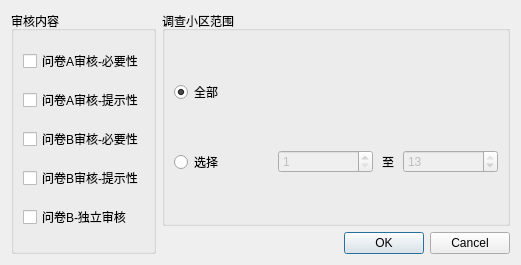
<?xml version="1.0" encoding="UTF-8"?>
<ui version="4.0">
 <class>questionCheck</class>
 <widget class="QDialog" name="questionCheck">
  <property name="geometry">
   <rect>
    <x>0</x>
    <y>0</y>
    <width>521</width>
    <height>265</height>
   </rect>
  </property>
  <property name="windowTitle">
   <string>审核问卷数据</string>
  </property>
  <layout class="QHBoxLayout" name="horizontalLayout">
   <item>
    <widget class="QGroupBox" name="groupBox">
     <property name="title">
      <string>审核内容</string>
     </property>
     <layout class="QHBoxLayout" name="horizontalLayout_2">
      <item>
       <layout class="QVBoxLayout" name="verticalLayout">
        <item>
         <widget class="QCheckBox" name="A_necessity">
          <property name="text">
           <string>问卷A审核-必要性</string>
          </property>
         </widget>
        </item>
        <item>
         <widget class="QCheckBox" name="A_suggestion">
          <property name="text">
           <string>问卷A审核-提示性</string>
          </property>
         </widget>
        </item>
        <item>
         <widget class="QCheckBox" name="B_necessity">
          <property name="text">
           <string>问卷B审核-必要性</string>
          </property>
         </widget>
        </item>
        <item>
         <widget class="QCheckBox" name="B_suggestion">
          <property name="text">
           <string>问卷B审核-提示性</string>
          </property>
         </widget>
        </item>
        <item>
         <widget class="QCheckBox" name="B_independent">
          <property name="text">
           <string>问卷B-独立审核</string>
          </property>
         </widget>
        </item>
       </layout>
      </item>
     </layout>
    </widget>
   </item>
   <item>
    <layout class="QVBoxLayout" name="verticalLayout_2">
     <item>
      <widget class="QGroupBox" name="groupBox_2">
       <property name="title">
        <string>调查小区范围</string>
       </property>
       <layout class="QVBoxLayout" name="verticalLayout_3">
        <item>
         <widget class="QRadioButton" name="allRadioButton">
          <property name="text">
           <string>全部</string>
          </property>
          <property name="checked">
           <bool>true</bool>
          </property>
         </widget>
        </item>
        <item>
         <layout class="QHBoxLayout" name="horizontalLayout_3">
          <property name="spacing">
           <number>9</number>
          </property>
          <item>
           <widget class="QRadioButton" name="partRadioButton">
            <property name="text">
             <string>选择</string>
            </property>
           </widget>
          </item>
          <item>
           <widget class="QSpinBox" name="lowSpinBox">
            <property name="enabled">
             <bool>false</bool>
            </property>
            <property name="minimum">
             <number>1</number>
            </property>
            <property name="maximum">
             <number>13</number>
            </property>
           </widget>
          </item>
          <item>
           <widget class="QLabel" name="label">
            <property name="sizePolicy">
             <sizepolicy hsizetype="Fixed" vsizetype="Preferred">
              <horstretch>0</horstretch>
              <verstretch>0</verstretch>
             </sizepolicy>
            </property>
            <property name="text">
             <string>至</string>
            </property>
           </widget>
          </item>
          <item>
           <widget class="QSpinBox" name="upperSpinBox">
            <property name="enabled">
             <bool>false</bool>
            </property>
            <property name="minimum">
             <number>1</number>
            </property>
            <property name="maximum">
             <number>13</number>
            </property>
            <property name="value">
             <number>13</number>
            </property>
           </widget>
          </item>
         </layout>
        </item>
       </layout>
      </widget>
     </item>
     <item>
      <widget class="QDialogButtonBox" name="buttonBox">
       <property name="orientation">
        <enum>Qt::Horizontal</enum>
       </property>
       <property name="standardButtons">
        <set>QDialogButtonBox::Cancel|QDialogButtonBox::Ok</set>
       </property>
      </widget>
     </item>
    </layout>
   </item>
  </layout>
 </widget>
 <resources/>
 <connections>
  <connection>
   <sender>buttonBox</sender>
   <signal>accepted()</signal>
   <receiver>questionCheck</receiver>
   <slot>accept()</slot>
   <hints>
    <hint type="sourcelabel">
     <x>400</x>
     <y>187</y>
    </hint>
    <hint type="destinationlabel">
     <x>157</x>
     <y>174</y>
    </hint>
   </hints>
  </connection>
  <connection>
   <sender>buttonBox</sender>
   <signal>rejected()</signal>
   <receiver>questionCheck</receiver>
   <slot>reject()</slot>
   <hints>
    <hint type="sourcelabel">
     <x>414</x>
     <y>187</y>
    </hint>
    <hint type="destinationlabel">
     <x>286</x>
     <y>174</y>
    </hint>
   </hints>
  </connection>
 </connections>
</ui>
